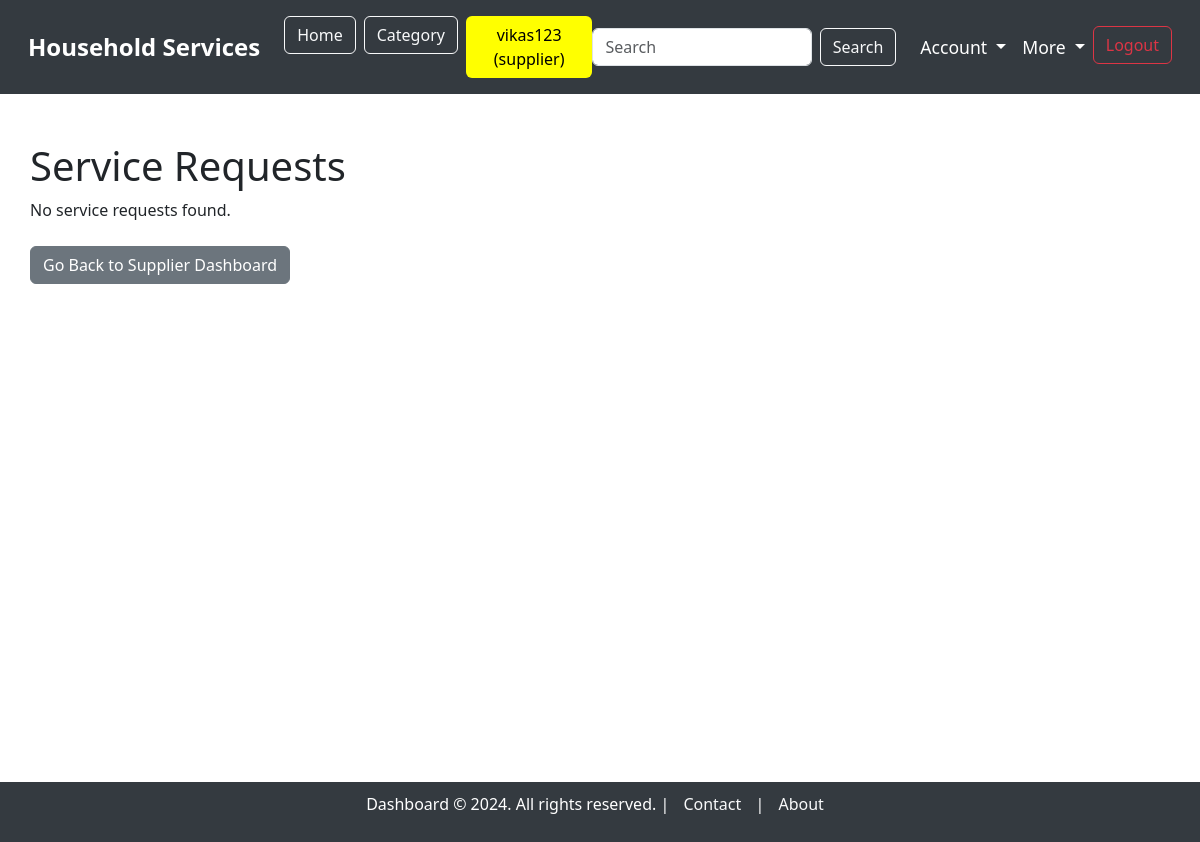
Page /service_requests (signed in) on the earlier database version.
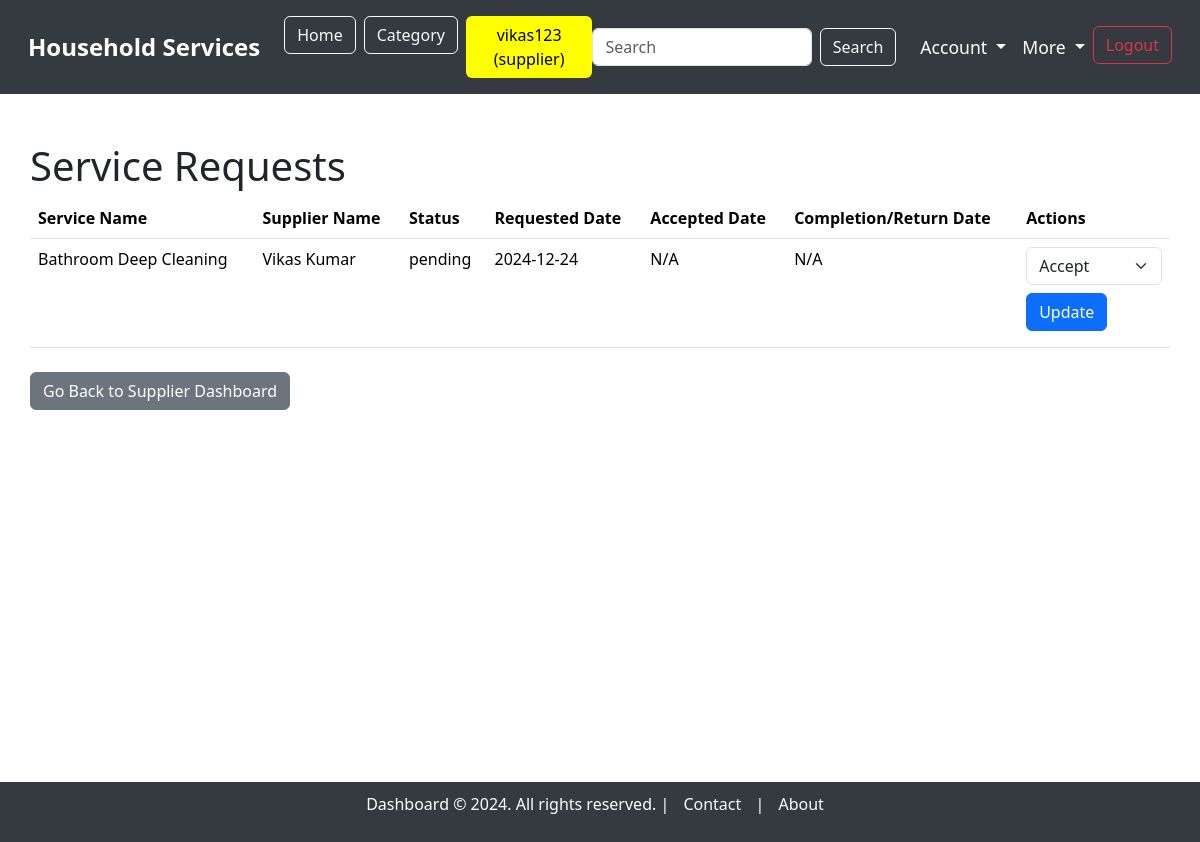
Same page on the later database version.
### model.py (models this page shows, shortened)
class User(db.Model):
    __tablename__ = "users"
    user_id = db.Column(db.Integer, autoincrement=True, primary_key=True)
    full_name = db.Column(db.String, nullable=False)
    username = db.Column(db.String, unique=True, nullable=False)
    email = db.Column(db.String, unique=True, nullable=False)
    password = db.Column(db.String, nullable=False)
    address = db.Column(db.String, nullable=False)
    pincode = db.Column(db.String, nullable=False)
    role = db.Column(db.String, nullable=False)  # 'customer' or 'supplier'
    service_name = db.Column(db.String, nullable=True)  # Nullable for customers
    experience_years = db.Column(db.Integer, nullable=True)  # Nullable for customers
    document = db.Column(db.String, nullable=True)  # Nullable for customers
    is_verified = db.Column(db.Boolean, default=False)  # For supplier verification
    is_blocked = db.Column(db.Boolean, default=False)  # For blocking/unblocking users

class ServiceRequest(db.Model):
    __tablename__ = "service_requests"
    service_request_id = db.Column(db.Integer, autoincrement=True, primary_key=True)
    service_id = db.Column(db.Integer, db.ForeignKey('service.service_id', ondelete='CASCADE'), nullable=False)
    user_id = db.Column(db.Integer, db.ForeignKey('users.user_id'), nullable=False)
    supplier_id = db.Column(db.Integer, db.ForeignKey('users.user_id'), nullable=True)  # Link to supplier (optional)
    service_description = db.Column(db.String, nullable=False)
    experience_years = db.Column(db.Integer, nullable=True)
    created_at = db.Column(db.DateTime, default=datetime.utcnow)
    updated_at = db.Column(db.DateTime, default=datetime.utcnow, onupdate=datetime.utcnow)
    date_requested = db.Column(db.DateTime, default=datetime.utcnow, nullable=True)
    date_issued = db.Column(db.DateTime, nullable=True)  #accepted date
    date_completed = db.Column(db.DateTime, nullable=True)
    date_returned = db.Column(db.DateTime, nullable=True)
    status = db.Column(db.String, default='pending')  # 'pending', 'accepted', 'rejected', 'completed', 'returned', 'cancelled'
    price = db.Column(db.Integer, nullable=False)  # Price associated with the service
    customer = db.relationship('User', foreign_keys=[user_id], backref='customer_requests')
    supplier = db.relationship('User', foreign_keys=[supplier_id], backref='supplier_requests')
    service = db.relationship('Service', backref='requests')

class Service(db.Model):
    __tablename__ = "service"
    service_id = db.Column(db.Integer, autoincrement=True, primary_key=True)
    category_id = db.Column(db.Integer, db.ForeignKey('category.category_id'), nullable=False)  # Link to Category model
    supplier_id = db.Column(db.Integer, db.ForeignKey('users.user_id', ondelete='CASCADE'), nullable=False)  # Link to the supplier with cascade delete
    service_name = db.Column(db.String, unique=True, nullable=False)
    service_description = db.Column(db.String, nullable=False)
    created_at = db.Column(db.DateTime, default=datetime.utcnow)
    updated_at = db.Column(db.DateTime, default=datetime.utcnow, onupdate=datetime.utcnow)
    price = db.Column(db.Integer)
    image = db.Column(db.String)  # Path to the uploaded image
    supplier = db.relationship('User', backref='services')  # Relationship to supplier (User)
    category = db.relationship('Category', backref='services')  # Relationship to Category

### main.py (the view)
@app.route('/service_requests', methods=['GET'])
@login_required("admin, supplier, customer")
def view_service_requests():
    user_id = session.get('user_id')
    role = session.get('role')
    if role == 'customer':
        service_requests = ServiceRequest.query.filter_by(user_id=user_id).filter(ServiceRequest.status.in_(['pending', 'accepted'])).all()
        service_history = ServiceRequest.query.filter_by(user_id=user_id).filter(ServiceRequest.status.in_(['completed', 'returned', 'rejected', 'cancelled'])).all()
    elif role == 'supplier':
        service_requests = ServiceRequest.query.join(Service).filter(Service.supplier_id == user_id).filter(ServiceRequest.status.in_(['pending', 'accepted'])).all()
        service_history = ServiceRequest.query.join(Service).filter(Service.supplier_id == user_id).filter(ServiceRequest.status.in_(['completed', 'returned', 'rejected', 'cancelled'])).all()
    else:
        service_requests = ServiceRequest.query.filter(ServiceRequest.status.in_(['pending', 'accepted'])).all()
        service_history = ServiceRequest.query.filter(ServiceRequest.status.in_(['completed', 'returned', 'rejected', 'cancelled'])).all()
    return render_template('service_requests/service_requests.html', service_requests=service_requests, service_history=service_history)

### main.py (called while the page is built)
def login_required(roles):
    def wrapper(original):
        @wraps(original)
        def inner(*args, **kwargs):
            role_list = roles.split(', ')
            if session.get("username") and session.get("role") in role_list:
                return original(*args, **kwargs)
            else:
                flash(f"You need to login as one of the following roles: {', '.join(role_list)}", "warning")
                return redirect(url_for("login"))
        return inner
    return wrapper

### templates/service_requests/service_requests.html (shortened to what this page needs)
{% extends 'base_dashboard.html' %}
{% block content %}
<div class="container mt-5">
    <h1>Service Requests</h1>
    {% if service_requests %}
        <table class="table">
            <thead>
                <tr>
                    <th>Service Name</th>
                    <th>Supplier Name</th>
                    <th>Status</th>
                    <th>Requested Date</th>
                    <th>Accepted Date</th>
                    <th>Completion/Return Date</th>
                    <th>Actions</th>
                </tr>
            </thead>
            <tbody>
                {% for request in service_requests %}
                    <tr>
                        <td>{{ request.service.service_name }}</td>
                        <td>{{ request.service.supplier.full_name if request.service.supplier else 'Not Assigned' }}</td>
                        <td>{{ request.status }}</td>
                        <td>{{ request.date_requested.strftime('%Y-%m-%d') }}</td>
                        <td>
                            {% if request.date_issued %}
                                {{ request.date_issued.strftime('%Y-%m-%d') }}
                            {% else %}
                                N/A
                            {% endif %}
                        </td>
                        <td>
                            {% if request.status == 'completed' %}
                                {{ request.date_completed.strftime('%Y-%m-%d') if request.date_completed else 'N/A' }}
                            {% elif request.status == 'returned' %}
                                {{ request.date_returned.strftime('%Y-%m-%d') if request.date_returned else 'N/A' }}
                            {% elif request.status == 'rejected' %}
                                {{ request.date_rejected.strftime('%Y-%m-%d') if request.date_rejected else 'N/A' }}
                            {% elif request.status == 'cancelled' %}
                                {{ request.date_cancelled.strftime('%Y-%m-%d') if request.date_cancelled else 'N/A' }}
                            {% else %}
                                N/A
                            {% endif %}
                        </td>
                        <td>
                            <div class="d-flex flex-column">
                                {% if session.get('role') == 'supplier' or session.get('role') == 'admin' %}
                                    <form action="{{ url_for('update_service_request', service_request_id=request.service_request_id) }}" method="POST" class="mb-2">
                                        <select name="status" class="form-select">
                                            <option value="accepted">Accept</option>
                                        </select>
                                        <button type="submit" class="btn btn-primary mt-2">Update</button>
                                    </form>
                                {% endif %}
                            </div>
                        </td>
                    </tr>
                {% endfor %}
            </tbody>
        </table>
    {% else %}
        <p>No service requests found.</p>
    {% endif %}
    <div class="mt-4">
        {% if session.get('role') == 'supplier' %}
            <a href="{{ url_for('supplier_dashboard') }}" class="btn btn-secondary">Go Back to Supplier Dashboard</a>
        {% elif session.get('role') == 'customer' %}
            <a href="{{ url_for('customer_dashboard') }}" class="btn btn-secondary">Go Back to Customer Dashboard</a>
        {% elif session.get('role') == 'admin' %}
            <a href="{{ url_for('admin_dashboard') }}" class="btn btn-secondary">Go Back to Admin Dashboard</a>
        {% endif %}
    </div>
    <br>
</div>
{% endblock %}

### templates/base_dashboard.html (shortened to what this page needs)
<!DOCTYPE html>
<html lang="en">
<head>
    <link href="https://cdn.jsdelivr.net/npm/bootstrap@5.3.3/dist/css/bootstrap.min.css" rel="stylesheet"
>
    <link rel="stylesheet" href="https://cdnjs.cloudflare.com/ajax/libs/font-awesome/5.15.4/css/all.min.css">
</head>
<body>
    <nav class="navbar navbar-expand-lg">
        <div class="container-fluid">
            <a class="navbar-brand" href="/">Household Services</a>
            <div class="collapse navbar-collapse" id="navbarNavDropdown">
                <ul class="navbar-nav me-auto mb-2 mb-lg-0">
                    <li class="nav-item">
                        <a class="btn btn-outline-light ms-2" href="/">Home</a>
                    </li>
                    <li class="nav-item">
                        <a class="btn btn-outline-light ms-2" href="{{ url_for('category_dashboard') }}">Category</a>
                    </li>
                    {% if session.get('username') %}
                    <li class="nav-item">
                        <span class="btn ms-2" style="background-color: yellow; color: black;">
                            {{ session.get('username') }} ({{ session.get('role') }})
                        </span>
                    </li>
                    {% endif %}
                </ul>
                <form class="d-flex me-3" action="/search" method="GET">
                    <input class="form-control me-2" type="search" name="query" placeholder="Search" aria-label="Search">
                    <button class="btn btn-outline-light" type="submit">Search</button>
                </form>
                <ul class="navbar-nav">
                    {% if session.get('username') %}
                        <li class="nav-item dropdown">
                            <a class="nav-link dropdown-toggle" href="#" id="accountDropdown" role="button"
                                data-bs-toggle="dropdown" aria-expanded="false">
                                Account
                            </a>
                        </li>
                        <li class="nav-item dropdown">
                            <a class="nav-link dropdown-toggle" href="#" id="moreDropdown" role="button"
                                data-bs-toggle="dropdown" aria-expanded="false">
                                More
                            </a>
                        </li>
                        <li class="nav-item">
                            <form action="{{ url_for('logout') }}" method="POST" class="d-inline">
                                <button type="submit" class="btn btn-outline-danger">Logout</button>
                            </form>
                        </li>
                    {% else %}
                        <li class="nav-item">
                            <a class="btn btn-outline-primary" href="/login">Login</a>
                        </li>
                    {% endif %}
                </ul>
            </div>
        </div>
    </nav>
    <div class="container mt-5" style="min-height: 80vh;">
        {% block content %}
        {% endblock %}
    </div>
    <footer>
        <p>Dashboard © 2024. All rights reserved. |
            <a href="/contact">Contact</a> |
            <a href="/about">About</a>
        </p>
    </footer>
</body>
</html>

Differences in the rows shown:
now on this page (row unchanged): User: get "vikas123", get "supplier"
added ServiceRequest: service.service_name "Bathroom Deep Cleaning", service.supplier "Vikas Kumar", status "pending", date_requested "2024-12-24", shows "N/A"
Other differences:
{{ session.get('username') }}: "vikas123" → (not shown)
{{ session.get('role') }}: "supplier" → (not shown)
text no longer shown: "No service requests found."
text now shown: "Service Name Supplier Name Status Requested Date Accepted Date Completion/Return Date Actions"
